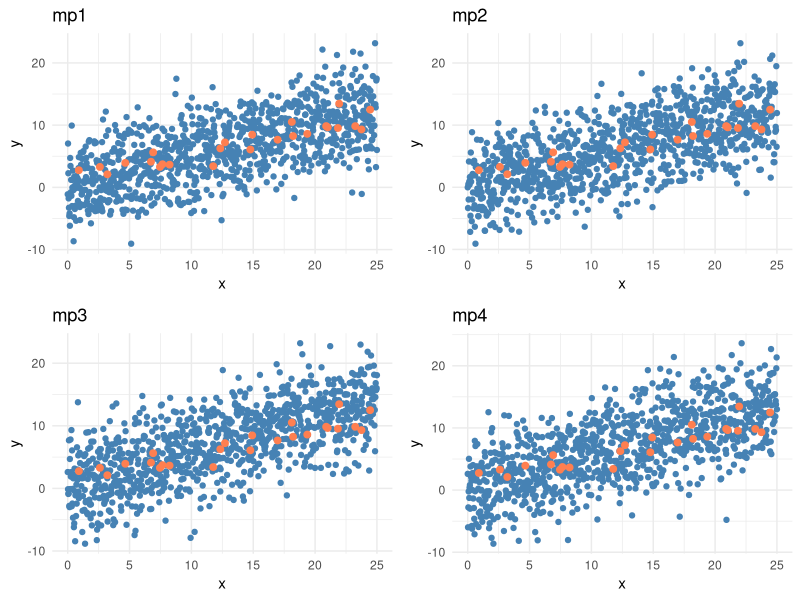
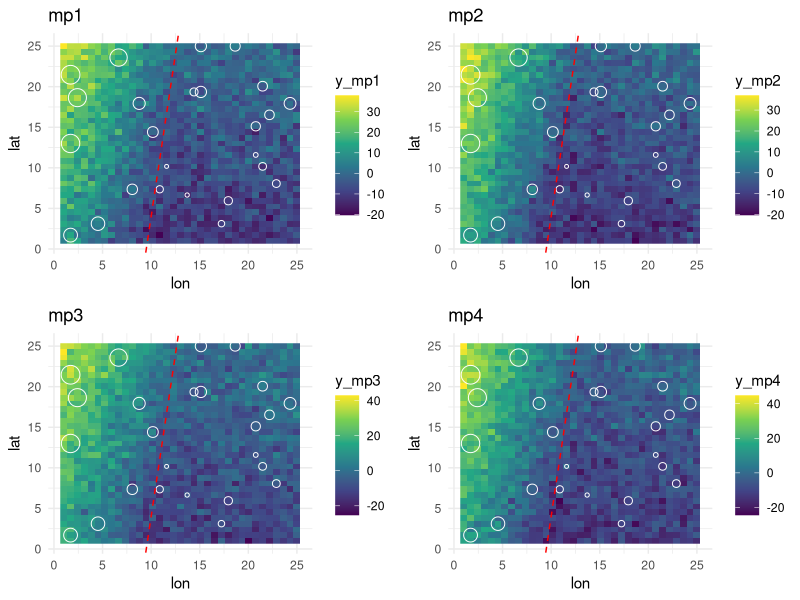

Write the R code that produced these figures, in order.
## ---- chunk 1
library(tidyverse)
library(gridExtra)
## ---- chunk 2
set.seed(1)

# Simulation Parameters
N <- 1000
n <- 25
x <- seq(from = 0, to = 25, length.out = N)
beta_1 <- 1 / 2
sigma_gt <- 2
sigma_mp <- 4
bias_mp2 <- 1.1
bias_mp3 <- 1.1
bias_mp4x <- 1.1
bias_mp4y <- 1.1

# Simulate ground truth data
x_gt <- sample(x, n)
eps_gt <- rnorm(n, 0, sigma_gt)
y_gt <- beta_1 * x_gt + eps_gt
simple_gt <- data.frame(x = x_gt, y = y_gt)

# Extra noise (mp1)
eps_mp1 <- rnorm(N, 0, sigma_mp)
x_mp1 <- x
y_mp1 <- beta_1 * x + eps_mp1

# Error in x (mp2)
eps_mp2 <- rnorm(N, 0, sigma_mp)
x_mp2 <- bias_mp2 * x
y_mp2 <- beta_1 * x + eps_mp2

# Error in y (mp3)
eps_mp3 <- rnorm(N, 0, sigma_mp)
x_mp3 <- x
y_mp3 <- bias_mp3 * (beta_1 * x_mp3 + eps_mp3)

# Error in both (mp4)
eps_mp4 <- rnorm(N, 0, sigma_mp)
x_mp4 <- bias_mp4x * x
y_mp4 <- bias_mp4y * (beta_1 * x + eps_mp4)
## ---- chunk 3
df_gt <- simple_gt
df_mp1 <- data.frame(x = x, y = y_mp1, method = "mp1")
df_mp2 <- data.frame(x = x, y = y_mp2, method = "mp2")
df_mp3 <- data.frame(x = x, y = y_mp3, method = "mp3")
df_mp4 <- data.frame(x = x, y = y_mp4, method = "mp4")
## ---- chunk 4
p1 <- ggplot() +
  geom_point(data = df_mp1, aes(x = x, y = y), color = "steelblue") +
  geom_point(data = df_gt, aes(x = x, y = y), color = "coral", size = 2) +
  labs(title = "mp1", x = "x", y = "y") +
  theme_minimal()

p2 <- ggplot() +
  geom_point(data = df_mp2, aes(x = x, y = y), color = "steelblue") +
  geom_point(data = df_gt, aes(x = x, y = y), color = "coral", size = 2) +
  labs(title = "mp2", x = "x", y = "y") +
  theme_minimal()

p3 <- ggplot() +
  geom_point(data = df_mp3, aes(x = x, y = y), color = "steelblue") +
  geom_point(data = df_gt, aes(x = x, y = y), color = "coral", size = 2) +
  labs(title = "mp3", x = "x", y = "y") +
  theme_minimal()

p4 <- ggplot() +
  geom_point(data = df_mp4, aes(x = x, y = y), color = "steelblue") +
  geom_point(data = df_gt, aes(x = x, y = y), color = "coral", size = 2) +
  labs(title = "mp4", x = "x", y = "y") +
  theme_minimal()

ggsave(
  "simple_simul_plot.png",
  grid.arrange(p1, p2, p3, p4, ncol = 2),
  path = "images",
  scale = 2,
  width = 1200,
  height = 600,
  units = "px")
## ---- chunk 5
set.seed(1)

# helper fns
closest_dist <- function(m, b, x0, y0) {
  abs(m * x0 - y0 + b) / sqrt(m^2 + 1)
}

compute_y <- function(x_df, eps, bias_term = 1) {
  bias_term * ((beta_lon * x_df$lon) + (beta_lat * x_df$lat) + (beta_dist * x_df$dist) + eps)
}

# Simulation parameters
m <- 8
b <- -76 
beta_lat <- 2/3
beta_lon <- -4/3
beta_dist <- 3/2
bias_mp2 <- 1.1
bias_mp3 <- 1.1
bias_mp4 <- 1.1
sigma_gt <- 2
sigma_mp <- 4
side_dens <- 35

# Create initial data
lon <- seq(from = 1, to = 25, length.out = side_dens)
lat <- seq(from = 1, to = 25, length.out = side_dens)
coord_df <- data.frame(expand.grid(lon = lon, lat = lat))
                       
# Compute dist
coord_df$dist <- closest_dist(m, b, coord_df$lon, coord_df$lat)
    
N <- nrow(coord_df)
n <- 25

# Sample ground truth indices
gt_ind <- sample(1:N, n)
    
# Generate ground truth outcome
eps_gt <- rnorm(N, 0, sigma_gt)
y_gt_all <- beta_lat * coord_df$lat + beta_lon * coord_df$lon + beta_dist * coord_df$dist + eps_gt
y_gt <- rep(NA, N)
y_gt[gt_ind] <- y_gt_all[gt_ind]
gt_df <- data.frame(lon = coord_df$lon[gt_ind], lat = coord_df$lat[gt_ind], dist = coord_df$dist[gt_ind], y = y_gt[gt_ind])

# Increase noise (mp1)
eps_mp1 <- rnorm(N, 0, sigma_mp)
x_mp1 <- coord_df
y_mp1 <- compute_y(x_mp1, eps_mp1)

# Error in x (mp2)
eps_mp2 <- rnorm(N, 0, sigma_mp)
x_mp2 <- coord_df %>% 
  mutate(lon = bias_mp2 * lon, dist = bias_mp2 * dist)
y_mp2 <- compute_y(x_mp2, eps_mp2)

# Error in y (mp3)
eps_mp3 <- rnorm(N, 0, sigma_mp)
x_mp3 <- coord_df
y_mp3 <- compute_y(x_mp3, eps_mp3, bias_mp3)

# Error in both (mp4)
eps_mp4 <- rnorm(N, 0, sigma_mp)
x_mp4 <- coord_df %>% 
  mutate(lon = bias_mp4 * lon, dist = bias_mp4 * dist)
y_mp4 <- compute_y(x_mp4, eps_mp4, bias_mp4)
## ---- chunk 6
# create data frame for all simulated data
interm_df <- coord_df %>%
  mutate(
    y_gt = NA_real_,
    y_gt = replace(y_gt, gt_ind, y_gt_all[gt_ind]),
    y_mp1 = y_mp1,
    y_mp2 = y_mp2,
    y_mp3 = y_mp3,
    y_mp4 = y_mp4
  )
## ---- chunk 7
# gt points
gt_plot_df <- interm_df %>%
  filter(!is.na(y_gt))

# plot for mp1
p1 <- ggplot(interm_df, aes(x = lon, y = lat, fill = y_mp1)) +
  geom_raster() +
  scale_fill_viridis_c() +
  geom_point(data = gt_plot_df, aes(size = y_gt), color = "white", shape = 1) +
  geom_abline(slope = m, intercept = b, color = "red", linetype = "dashed") +
 guides(size = "none") +
  labs(title = "mp1") +
  theme_minimal()

# plot for mp2
p2 <- ggplot(interm_df, aes(x = lon, y = lat, fill = y_mp2)) +
  geom_raster() +
  scale_fill_viridis_c() +
  geom_point(data = gt_plot_df, aes(size = y_gt), color = "white", shape = 1) +
  geom_abline(slope = m, intercept = b, color = "red", linetype = "dashed") +
  guides(size = "none") +
  labs(title = "mp2") +
  theme_minimal()

# plot for mp3
p3 <- ggplot(interm_df, aes(x = lon, y = lat, fill = y_mp3)) +
  geom_raster() +
  scale_fill_viridis_c() +
  geom_point(data = gt_plot_df, aes(size = y_gt), color = "white", shape = 1) +
  geom_abline(slope = m, intercept = b, color = "red", linetype = "dashed") +
  guides(size = "none") +
  labs(title = "mp3") +
  theme_minimal()

# plot for mp4
p4 <- ggplot(interm_df, aes(x = lon, y = lat, fill = y_mp4)) +
  geom_raster() +
  scale_fill_viridis_c() +
  geom_point(data = gt_plot_df, aes(size = y_gt), color = "white", shape = 1) +
  geom_abline(slope = m, intercept = b, color = "red", linetype = "dashed") +
  guides(size = "none") +
  labs(title = "mp4") +
  theme_minimal()

# combine plots
ggsave(
  "intermediate_simul_plot.png",
  grid.arrange(p1, p2, p3, p4, ncol = 2),
  path = "images",
  scale = 2,
  width = 1200,
  height = 600,
  units = "px")
